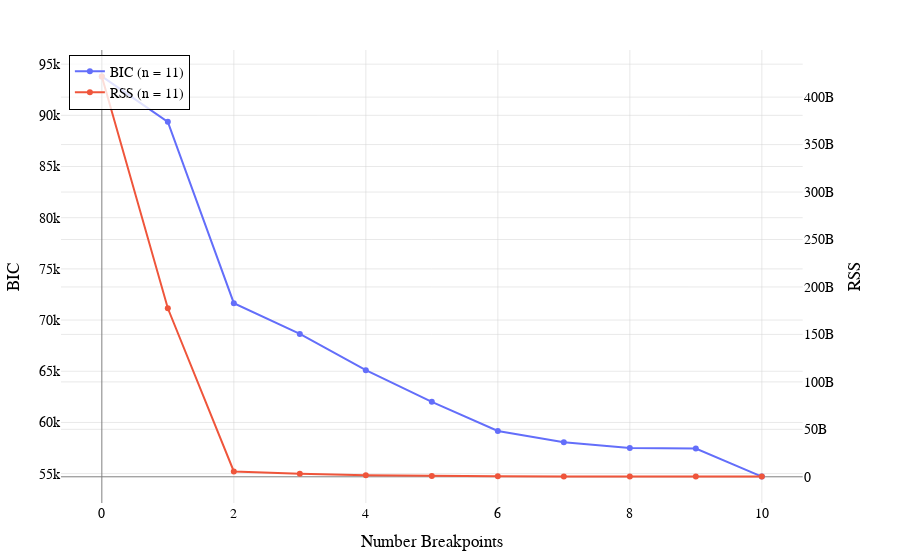

Notebook cell for this chart:
### Code cell
# Elbow plot

x_values = np.array(list(trial_select['df']['n_breakpoints'].values()))
y_values = np.array(list(trial_select['df']['bic'].values()))
secondary_x = np.array(list(trial_select['df']['n_breakpoints'].values()))
secondary_y = np.array(list(trial_select['df']['rss'].values()))

plots.plot_data(
    x_values=x_values,
    y_values=y_values,
    plot_mode='lines+markers',
    x_axis_label="Number Breakpoints",
    y_axis_label="BIC",
    secondary_x=secondary_x,
    secondary_y=secondary_y,
    use_secondary_axis=True,
    y2_axis_label="RSS",
    trace_names=['BIC', 'RSS']
)

### Figure 1 — Plotly figure (JSON) as saved in the notebook; plotly's stock layout.template omitted (floating-point values rounded to 4 significant figures)
{"data": [{"mode": "lines+markers", "name": "BIC (n = 11)", "type": "scatter", "x": [0, 1, 2, 3, 4, 5, 6, 7, 8, 9, 10], "xaxis": "x", "y": [93800.0, 89370.0, 71650.0, 68640.0, 65110.0, 62010.0, 59170.0, 58070.0, 57490.0, 57440.0, 54710.0], "yaxis": "y"}, {"mode": "lines+markers", "name": "RSS (n = 11)", "type": "scatter", "x": [0, 1, 2, 3, 4, 5, 6, 7, 8, 9, 10], "xaxis": "x", "y": [421800000000.0, 177600000000.0, 5665000000.0, 3147000000.0, 1578000000.0, 861800000.0, 494300000.0, 398100000.0, 354600000.0, 350000000.0, 205100000.0], "yaxis": "y2"}], "layout": {"font": {"color": "black", "family": "Arial, sans-serif", "size": 14}, "legend": {"bgcolor": "rgba(255, 255, 255, 0.8)", "bordercolor": "black", "borderwidth": 1, "x": 0.01, "xanchor": "left", "y": 0.99, "yanchor": "top"}, "margin": {"b": 50, "l": 50, "r": 50, "t": 50}, "title": {"text": "", "x": 0.5, "xanchor": "center", "y": 0.95, "yanchor": "top"}, "xaxis": {"anchor": "y", "domain": [0, 0.94], "gridcolor": "LightGray", "gridwidth": 0.5, "showgrid": true, "title": {"text": "Number Breakpoints"}, "zeroline": true, "zerolinecolor": "Gray", "zerolinewidth": 1}, "yaxis": {"anchor": "x", "domain": [0, 1], "gridcolor": "LightGray", "gridwidth": 0.5, "showgrid": true, "title": {"text": "BIC"}, "zeroline": true, "zerolinecolor": "Gray", "zerolinewidth": 1}, "yaxis2": {"anchor": "x", "gridcolor": "LightGray", "gridwidth": 0.5, "overlaying": "y", "showgrid": true, "side": "right", "title": {"text": "RSS"}, "zeroline": true, "zerolinecolor": "Gray", "zerolinewidth": 1}}}
